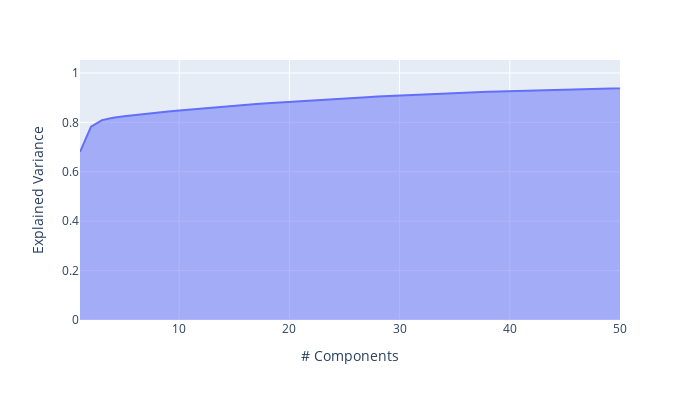

The code cell stored with this chart in its notebook:
### Markdown cell above
PCA CUMULATIVE VARIANCE EXPLAINED

### Code cell
pca = PCA()
pca.fit(X)
exp_var_cumul = np.cumsum(pca.explained_variance_ratio_)


fig = px.area(
    x=range(1, exp_var_cumul.shape[0] + 1),
    y=exp_var_cumul,
    labels={"x": "# Components", "y": "Explained Variance"}
)
fig.update_layout(xaxis_range=[1,50], height = 400, width = 700)

### Figure 1 — Plotly figure (JSON) as saved in the notebook; plotly's stock layout.template omitted (floating-point values rounded to 4 significant figures; data arrays with more than 128 entries replaced by an {"elided": "..."} marker saying what was removed)
{"data": [{"fillpattern": {"shape": ""}, "hovertemplate": "# Components=%{x}<br>Explained Variance=%{y}<extra></extra>", "legendgroup": "", "line": {"color": "#636efa"}, "marker": {"symbol": "circle"}, "mode": "lines", "name": "", "orientation": "v", "showlegend": false, "stackgroup": "1", "type": "scatter", "x": {"elided": "450 int values"}, "xaxis": "x", "y": {"elided": "450 float values"}, "yaxis": "y"}], "layout": {"height": 400, "legend": {"tracegroupgap": 0}, "margin": {"t": 60}, "width": 700, "xaxis": {"anchor": "y", "domain": [0, 1], "range": [1, 50], "title": {"text": "# Components"}}, "yaxis": {"anchor": "x", "domain": [0, 1], "title": {"text": "Explained Variance"}}}}
